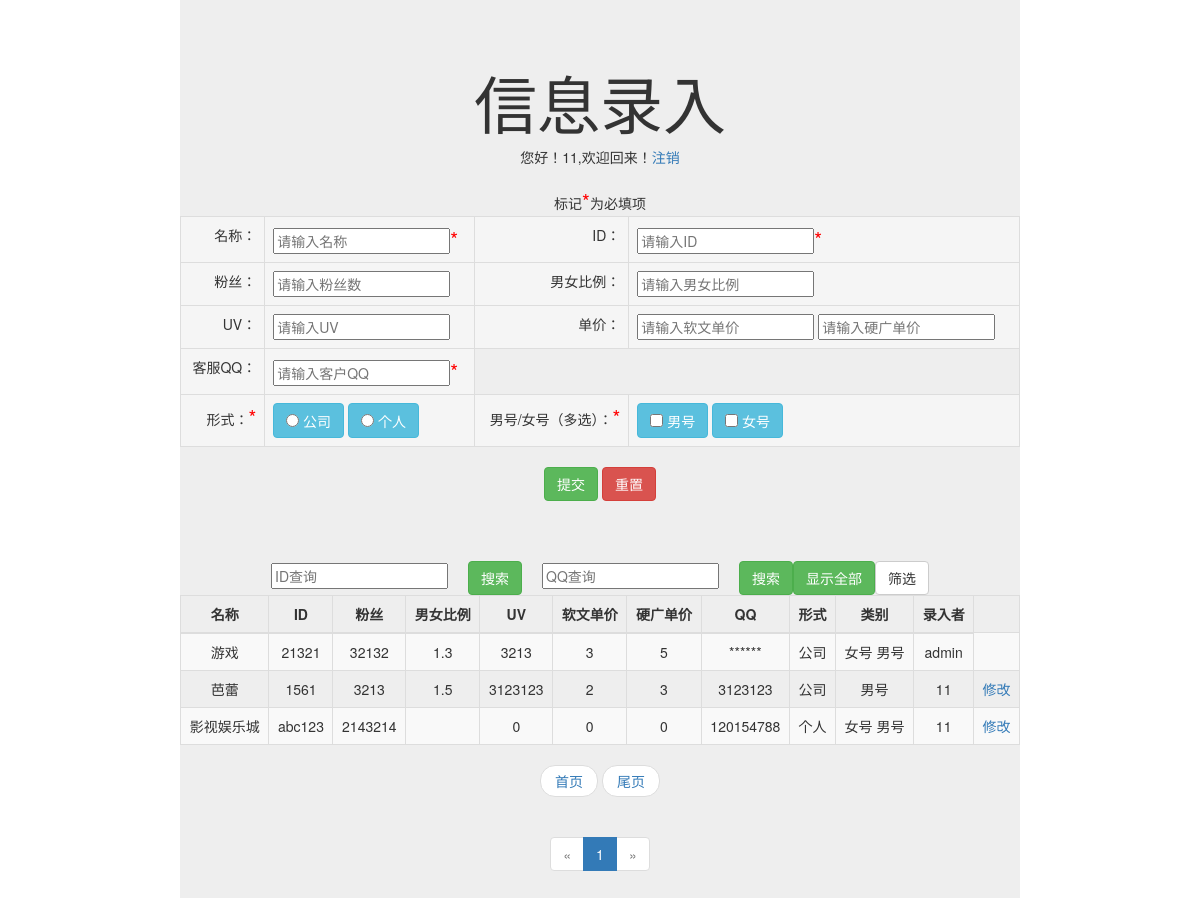
The app's page /index.php (signed in) with its own data.
### tables this page shows
CREATE TABLE `info` (
  `Id` int(11) NOT NULL AUTO_INCREMENT,
  `name` varchar(255) DEFAULT NULL,
  `name_id` varchar(255) DEFAULT NULL,
  `fans` varchar(255) DEFAULT NULL,
  `sex_f` varchar(255) DEFAULT NULL,
  `uv` int(11) DEFAULT NULL,
  `jg` double DEFAULT NULL,
  `jg1` double DEFAULT NULL,
  `qq` varchar(255) DEFAULT NULL,
  `yg` varchar(255) DEFAULT NULL,
  `xs` varchar(255) DEFAULT NULL,
  `lb` varchar(255) DEFAULT NULL,
  `username` varchar(255) DEFAULT NULL,
  PRIMARY KEY (`Id`)
);

### index.php (the view, shortened to what this page needs)
<!DOCTYPE html>
<html>
	<head>
		<link rel="stylesheet" href="css/bootstrap.min.css" />
	</head>
	<body style="width: 70%;margin: auto;">
		<div class="jumbotron text-center">
		  <h1 class="text-center">信息录入</h1>
		<?
	    if(isset($_SESSION['username']) ){
	        echo "您好！{$_SESSION['name']},欢迎回来！";
	        echo "<a href='logout.php'>注销</a><br /><br />";
	    ?>
	   <form action="insertInfo.php" method="post" onsubmit="return isRegSubmit1(this)">
	<table class="table table-bordered" >
	<thead>
		<tr>
			标记<span style="color: red;font-size: 20px;">*</span>为必填项
		</tr>
	</thead>
	<tbody >
		<tr class="active">
			<td class="text-right">名称：</td>
			<td class="text-left">
				<input type="text" name="name" id="name" placeholder="请输入名称"/><span style="color: red;font-size: 20px;">*</span>
			</td>
			<td class="text-right">ID：</td>
			<td class="text-left">
				<input type="text" name="name_id" id="name_id" value="" placeholder="请输入ID"/><span style="color: red;font-size: 20px;">*</span>
			</td>
		</tr>
		<tr class="active">
			<td class="text-right">粉丝：</td>
			<td class="text-left">
				<input type="text" name="fans" id="fans" value=""  placeholder="请输入粉丝数" onchange="if(/\D/.test(this.value)){alert('只能输入数字');this.value='';}"/>
			</td>
			<td class="text-right">男女比例：</td>
			<td class="text-left">
				<input type="text" name="sex_f" id="sex_f" value=""  placeholder="请输入男女比例" />
			</td>
		</tr>
		<tr class="active">
			<td class="text-right">UV：</td>
			<td class="text-left">
				<input type="text" name="uv" id="uv" value=""  placeholder="请输入UV" onchange="if(/\D/.test(this.value)){alert('只能输入数字');this.value='';}"/>
			</td>
			<td class="text-right">单价：</td>
			<td class="text-left">
				<input type="text" name="jg" id="jg" value=""  placeholder="请输入软文单价" onchange="if(/\D/.test(this.value)){alert('只能输入数字');this.value='';}"/>
				<input type="text" name="jg1" id="jg1" value=""  placeholder="请输入硬广单价" onchange="if(/\D/.test(this.value)){alert('只能输入数字');this.value='';}"/>
			</td>
		</tr>
		<tr class="active">
			<td class="text-right">客服QQ：</td>
			<td class="text-left">
				<input type="text" name="qq" id="qq" value=""  placeholder="请输入客户QQ" onchange="if(/\D/.test(this.value)){alert('只能输入数字');this.value='';}"/><span style="color: red;font-size: 20px;">*</span>
			</td>
		</tr>
		<tr class="active">
			<td class="text-right">形式：<span style="color: red;font-size: 20px;">*</span></td>
			<td class="text-left">
				<label  class="btn btn-info">
		            <input  type="radio" name="xs" value="0"> 公司
		        </label>
		        <label  class="btn btn-info">
		            <input  type="radio" name="xs" value="1"> 个人
		        </label>
			</td>
			<td class="text-right">男号/女号（多选）：<span style="color: red;font-size: 20px;">*</span></td>
			<td class="text-left">
				<label  class="btn btn-info">
		            <input  type="checkbox" name="lb[]" value="1"> 男号
		        </label>
		        <label class="btn btn-info">
		            <input  type="checkbox" name="lb[]" value="0"> 女号
		        </label>
			</td>
		</tr>
	</tbody>
</table>
  		<button type="submit" name="submit" class="btn btn-success">提交</button>
  		<button type="button" class="btn btn-danger">重置</button>
  		</form>
  		<br /><br /><br />
  		<table class="table table-bordered table-striped" >
	<thead>
		<tr >
			<th class="text-center">名称</th>
			<th class="text-center">ID</th>
			<th class="text-center">粉丝</th>
			<th class="text-center">男女比例</th>
			<th class="text-center">UV</th>
			<th class="text-center">软文单价</th>
			<th class="text-center">硬广单价</th>
			<th class="text-center">QQ</th>
			<th class="text-center">形式</th>
			<th class="text-center">类别</th>
			<th class="text-center">录入者</th>
		</tr>
	</thead>
	<tbody >
		<form action="" method="post">
			<input id="searchid" name="searchid"  type="text" style="margin-right: 20px;" placeholder="ID查询"/>
			<button type="submit" class="btn btn-success" style="margin-right: 20px;">搜索</button>
		</form>
		<form action="" method="post">
			<input id="searchqq" name="searchqq"  type="text" style="margin-right: 20px;" placeholder="QQ查询" onchange="if(/\D/.test(this.value)){alert('只能输入数字');this.value='';}"/>
			<button type="submit" class="btn btn-success">搜索</button>
		</form>
		<form action="" method="post">
			<button type="submit" class="btn btn-success">显示全部</button>
		</form>
		<button type="button" class="btn btn-default" onclick="window.location.href='screening.php'">筛选</button>
		<?
			include("conn.php");
	  		$num_rec_per_page=20;
			if (isset($_GET["page"])) { $page  = $_GET["page"]; } else { $page=1; };
			if (isset($_GET["group"])) { $group  = $_GET["group"]; } else { $group=1; };
			$start_from = ($page-1) * $num_rec_per_page;
			if(isset($_POST['searchid'])){
  				$sql = "SELECT * FROM info where name_id='{$_POST['searchid']}' order by Id desc LIMIT $start_from, $num_rec_per_page ";
  		}else if(isset($_POST['searchqq'])){
  				$sql = "SELECT * FROM info where qq='{$_POST['searchqq']}' order by Id desc LIMIT $start_from, $num_rec_per_page ";
  		}else
			$sql = "SELECT * FROM info  order by Id desc LIMIT $start_from, $num_rec_per_page ";
			$result = mysqli_query($conn,$sql);
			while($row=mysqli_fetch_array($result)){
			?>
  		<tr>
  			<td class="text-center"><? echo $row['name']; ?></td>
  			<td class="text-center"><? echo $row['name_id']; ?></td>
  			<td class="text-center"><? echo $row['fans']; ?></td>
  			<td class="text-center"><? echo $row['sex_f']; ?></td>
  			<td class="text-center"><? echo $row['uv']; ?></td>
  			<td class="text-center"><? echo $row['jg']; ?></td>
  			<td class="text-center"><? echo $row['jg1']; ?></td>
  			<td class="text-center">
  				<?
  					if($_SESSION['name']=="管理员"){
  						echo $row['qq'];
  					}
  					else if($row['username']==$_SESSION['name'])
  						echo $row['qq'];
  					else echo "******";
  				?>
  			</td>
  			<td class="text-center">
  				<? if($row['xs']==0) echo "公司";else echo "个人"; ?>
  			</td>
  			<td class="text-center">
  					<? if(strpos($row['lb'],'0')!==false) echo " 女号 ";?>
  					<? if(strpos($row['lb'],'1')!==false) echo " 男号 ";?>
  			</td>
  			<td class="text-center"><? echo $row['username']; ?></td>
  			<td class="text-center">
  			<a href="update.php?name_id=<? echo $row['name_id']; ?>">
  				<?
  					if($_SESSION['name']=="管理员"){
  						echo "修改";
  					}
  					else if($row['username']==$_SESSION['name'])
  						echo "修改";
  				?>
  			</a>
  				</td>
  		</tr>
  		<?
		  }
		?>
	</table>
<?
$sql = "SELECT * FROM info ";
$rs_result = mysqli_query($conn,$sql);
$total_records = mysqli_num_rows($rs_result);
$total_pages = ceil($total_records / $num_rec_per_page);
$num_rec_per_group=3;
$total_groups=ceil($total_pages / $num_rec_per_group);
?>
<nav >
  <ul class="pager">
    <li><a href="index.php?page=1">首页</a></li>
    <li><a href="index.php?page=<? echo $total_pages;?>&group=<?echo $total_groups; ?>">尾页</a></li>
  </ul>
</nav>
<nav aria-label="Page navigation" style="text-align: center;">
  <ul   class="pagination">
  	<?
  		if($group==1){
  	?>
	  	<li aria-label="Previous" class="disabled">
	        <span aria-hidden="true">&laquo;</span>
	    </li>
  	<?
  		}
  	?>
    <?
    	for ($i=1; $i<=$total_pages; $i++) {
    		if($i<=$group*$num_rec_per_group && ($group-1)*$num_rec_per_group<$i){
    			if($page==$i) {
	    			echo "<li class=\"active\"><a href='index.php?page=".$i."'>".$i."</a></li> ";
	    		}else{
	    			echo "<li><a href='index.php?page=".$i."'>".$i."</a></li> ";
	    		}
    		}
		};
    ?>
    <?
  		if($group==$total_groups){
  	?>
	  	<li aria-label="Next" class="disabled">
        <span aria-hidden="true">&raquo;</span>
    </li>
  	<?
  		}
  	?>
  </ul>
</nav>
	<?
	  }
	?>
		</div>
	</body>
</html>

### records on screen
info: name "游戏", name "21321", fans "32132", sex_f "1.3", uv "3213", jg "3", jg1 "5", xs "公司", lb "女号", username "admin"
info: name "芭蕾", name "1561", fans "3213", sex_f "1.5", uv "3123123", jg "2", jg1 "3", qq "3123123", xs "公司", lb "男号", username "11", shows "修改"
info: name "影视娱乐城", name "abc123", fans "2143214", uv "0", jg "0", jg1 "0", qq "120154788", xs "个人", lb "女号", username "11", shows "修改"

### other values on screen
$_SESSION['name'] "11"
